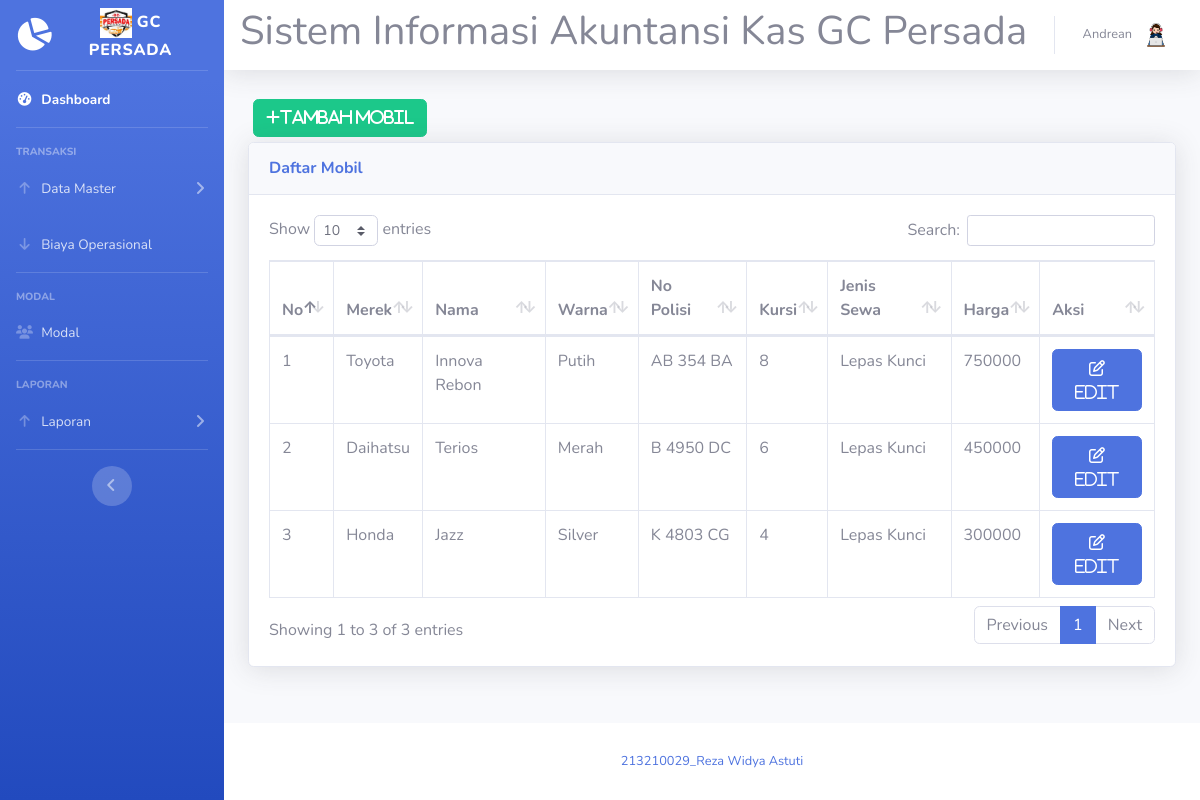
Page /mobil.php (signed in) on the earlier database version.
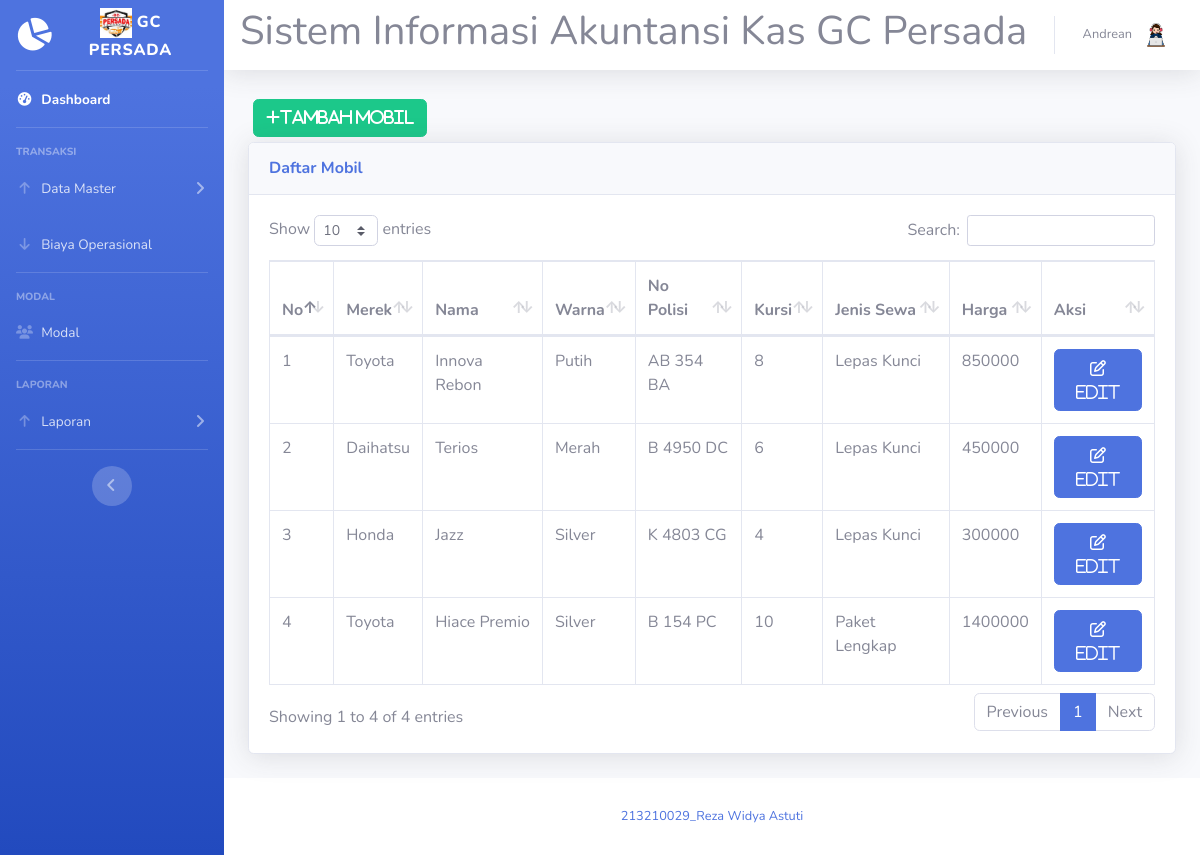
Same page on the later database version.
### tables this page shows
CREATE TABLE `mobil` (
  `id_mobil` int(2) NOT NULL,
  `nama` varchar(15) NOT NULL,
  `warna` varchar(10) NOT NULL,
  `no_polisi` varchar(10) NOT NULL,
  `jenis_sewa` varchar(15) NOT NULL,
  `jumlah_set` varchar(10) NOT NULL,
  `harga` int(11) NOT NULL,
  `id_merek` int(2) NOT NULL
);

CREATE TABLE `merek` (
  `id_merek` int(2) NOT NULL,
  `merek` varchar(15) NOT NULL
);

### mobil.php (the view, shortened to what this page needs)
<?php
require 'koneksi.php';
?>
<!DOCTYPE html>
<html lang="en">
<head>
  <link href="vendor/fontawesome-free/css/all.min.css" rel="stylesheet" type="text/css">
  <link href="css/sb-admin-2.min.css" rel="stylesheet">
  <link href="vendor/datatables/dataTables.bootstrap4.min.css" rel="stylesheet">
</head>
<body id="page-top">
  <?php require 'sidebar.php'; ?>
  <div id="content">
    <?php require 'navbar.php'; ?>
    <div class="container-fluid">
      <button type="button" class="btn btn-success" style="margin:5px" data-toggle="modal" data-target="#myModalTambah"><i class="fa fa-plus">Tambah Mobil</i></button><br>
      <div class="card shadow mb-4">
        <div class="card-header py-3">
          <h6 class="m-0 font-weight-bold text-primary">Daftar Mobil</h6>
        </div>
        <div class="card-body">
          <div class="table-responsive">
            <table class="table table-bordered" id="dataTable" width="100%" cellspacing="0">
              <thead>
                <tr>
                  <th>No</th>
                  <th>Merek</th>
                  <th>Nama</th>
                  <th>Warna</th>
                  <th>No Polisi</th>
                  <th>Kursi</th>
                  <th>Jenis Sewa</th>
                  <th>Harga</th>
                  <th>Aksi</th>
                </tr>
              </thead>
              <tbody>
                <?php
                $query = mysqli_query($koneksi, "SELECT mobil.*, merek.merek FROM mobil JOIN merek ON mobil.id_merek = merek.id_merek");
                while ($data = mysqli_fetch_assoc($query)) {
                ?>
                  <tr>
                    <td><?= $data['id_mobil'] ?></td>
                    <td><?= $data['merek'] ?></td>
                    <td><?= $data['nama'] ?></td>
                    <td><?= $data['warna'] ?></td>
                    <td><?= $data['no_polisi'] ?></td>
                    <td><?= $data['jumlah_set'] ?></td>
                    <td><?= $data['jenis_sewa'] ?></td>
                    <td><?= $data['harga'] ?></td>
                    <td>
                      <a href="#" type="button" class="fa fa-edit btn btn-primary btn-md" data-toggle="modal" data-target="#myModal<?= $data['id_mobil']; ?>"> Edit</a>
                    </td>
                  </tr>
                <?php
                }
                ?>
              </tbody>
            </table>
          </div>
        </div>
      </div>
    </div>
  </div>
  <?php require 'footer.php' ?>
</div>
</div>
</body>
</html>

Differences in the rows shown:
changed mobil "Innova Rebon": harga "750000" → "850000"
added mobil: id_mobil "4", id_merek.merek "Toyota", nama "Hiace Premio", warna "Silver", no_polisi "B 154 PC", jumlah_set "10", jenis_sewa "Paket Lengkap", harga "1400000"
Other differences:
text written by a page script: "Show entries Search: Showing 1 to 3 of 3 entries Previous 1 Next" → "Show entries Search: Showing 1 to 4 of 4 entries Previous 1 Next"
